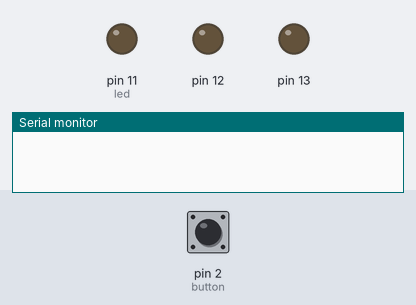
A sketch run on a simulated Arduino Uno, built with avr-gcc and run on an emulated ATmega328P. Parts: output pins drawn as LEDs (lit = HIGH), the last lines printed to the serial monitor. The inputs (shaded band) are chosen by the test bench; at power-on: pin 2 (button) HIGH.

Above: at 1.2 s.
1.3 s: pin 2 (button) pulled LOW for 0.15 s
At 1.9 s:
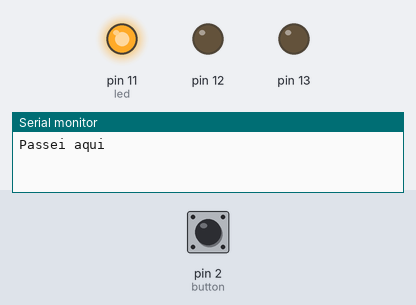
2.9 s: pin 2 (button) pulled LOW for 3.2 s
At 4.3 s:
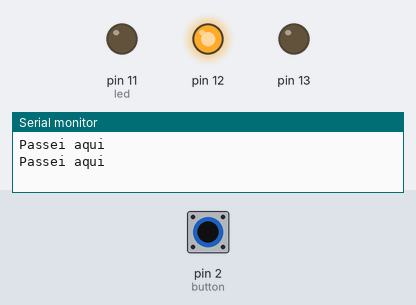
7.6 s: pin 2 (button) pulled LOW for 1 s
At 9.1 s:
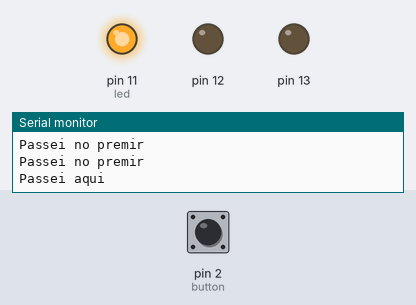
10.1 s: pin 2 (button) pulsed LOW 5 times (0.12 s each, 0.3 s apart)
At 12.0 s:
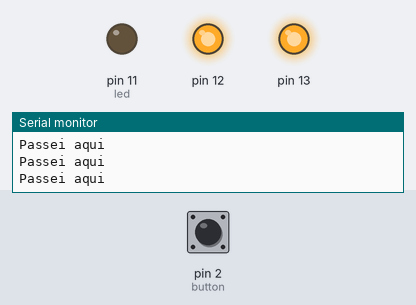
13.1 s: pin 2 (button) pulled LOW for 0.15 s
At 14.3 s:
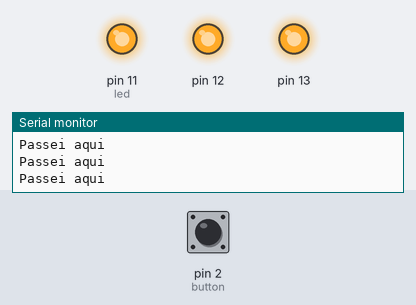
14.7 s: pin 2 (button) driven LOW
At 15.7 s:
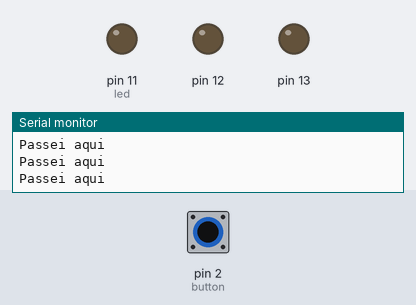
Timing chart, 0 to 17.7 s (numbered marks = the images above; inputs shaded):
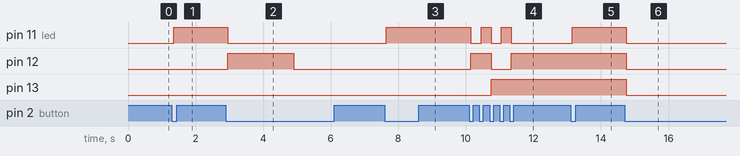

Measured:
- after the input at 1.3 s, pin 11 (led): LOW → HIGH after 0.05 s
- after the input at 2.9 s, pin 11 (led): HIGH → LOW after 0.05 s; pin 12: LOW → HIGH after 0.05 s, → LOW 1.9 s later
- after the input at 7.6 s, pin 11 (led): LOW → HIGH after 0.05 s
- after the input at 10.1 s, pin 11 (led): alternates HIGH for 0.30 s and LOW for 0.30 s, 5 changes in all, then stays LOW, starting after 0.05 s; pin 12: LOW → HIGH after 0.05 s, → LOW 0.60 s later, → HIGH 0.60 s later; pin 13: LOW → HIGH after 0.65 s
- after the input at 13.1 s, pin 11 (led): LOW → HIGH after 0.05 s
- after the input at 14.7 s, pin 11 (led), pin 12, pin 13: HIGH → LOW after 0.05 s

The sketch:

exercicio_2_6.ino
```cpp
int button = 2, lastButtonState = 1, buttonState;
int led = 11;

unsigned long lastDebounceTime = 0;
unsigned long debounceDelay = 50;
unsigned long prolongado = 2000, premir = 0;

byte contador = 0;

void setup() {
  // put your setup code here, to run once:
  Serial.begin(9600);
  for(int i = 0; i < 3; i++){
    pinMode(led + i, OUTPUT);
  }
  pinMode(button, INPUT_PULLUP);
}

void loop() {
  // put your main code here, to run repeatedly:
  int leitura = digitalRead(button);
  if(leitura != lastButtonState) {
    lastDebounceTime = millis();
  }

  if(buttonState == 0){
    premir = millis() - lastDebounceTime;
  }

  if(premir >= 2000){
    Serial.println("Passei no premir");
    for(int i = 0; i < 3; i++){
      digitalWrite(led + i, 0);
    }
    premir = 0;
    contador = 0;
  }

  if((millis() - lastDebounceTime) > debounceDelay){
    if(leitura != buttonState){
      buttonState = leitura;
      if(buttonState == 0){
        Serial.println("Passei aqui");
        contador++;
        for(int bit = 0; bit < 3; bit++){
          digitalWrite(led + bit, (contador >> bit) & 0x01);
        }
        premir = 0;
      }
    }
  }

  lastButtonState = leitura;

}
```
